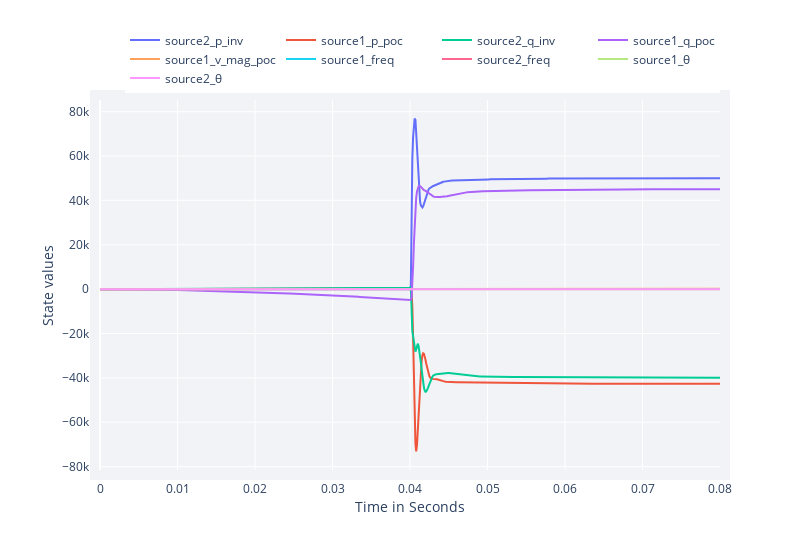

Notebook source saved alongside this figure:
### Markdown cell above
_______________________________________________________________________________
### Rendering

### Code cell
RenderHookResults(hook = hook, 
                    states_to_plot  = [], 
                    actions_to_plot = [],  
                    v_mag_poc       = [1],   # Scaled L₂ norm in αβγ coordinates [V]
                    power_p_inv     = [2],   # Real power [Watts]
                    power_q_inv     = [2],   # Imaginary power [VAi]
                    power_p_poc     = [1],   # Real power [Watts]
                    power_q_poc     = [1],   # Imaginary power [VAi]
                    angles          = [1 2], # Relative angle [degrees]
                    freq            = [1 2], # Angular velocity [Hz]
                    )

### Figure 1 — Plotly figure (JSON) as saved in the notebook; plotly's stock layout.template omitted (floating-point values rounded to 4 significant figures; data arrays with more than 128 entries replaced by an {"elided": "..."} marker saying what was removed)
{"data": [{"mode": "lines", "name": "source2_p_inv", "type": "scatter", "x": {"elided": "801 float values"}, "y": {"elided": "801 float values"}}, {"mode": "lines", "name": "source1_p_poc", "type": "scatter", "x": {"elided": "801 float values"}, "y": {"elided": "801 float values"}}, {"mode": "lines", "name": "source2_q_inv", "type": "scatter", "x": {"elided": "801 float values"}, "y": {"elided": "801 float values"}}, {"mode": "lines", "name": "source1_q_poc", "type": "scatter", "x": {"elided": "801 float values"}, "y": {"elided": "801 float values"}}, {"mode": "lines", "name": "source1_v_mag_poc", "type": "scatter", "x": {"elided": "801 float values"}, "y": {"elided": "801 float values"}}, {"mode": "lines", "name": "source1_freq", "type": "scatter", "x": {"elided": "801 float values"}, "y": {"elided": "801 float values"}}, {"mode": "lines", "name": "source2_freq", "type": "scatter", "x": {"elided": "801 float values"}, "y": {"elided": "801 float values"}}, {"mode": "lines", "name": "source1_θ", "type": "scatter", "x": {"elided": "801 float values"}, "y": {"elided": "801 float values"}}, {"mode": "lines", "name": "source2_θ", "type": "scatter", "x": {"elided": "801 float values"}, "y": {"elided": "801 float values"}}], "layout": {"height": 550, "legend": {"orientation": "h", "x": 1, "xanchor": "right", "y": 1.02, "yanchor": "bottom"}, "margin": {"b": 80, "l": 100, "pad": 10, "r": 80, "t": 100}, "plot_bgcolor": "#f1f3f7", "width": 800, "xaxis": {"title": {"text": "Time in Seconds"}}, "yaxis": {"title": {"text": "State values"}}, "yaxis2": {"overlaying": "y", "side": "right", "title": "Action values", "titlefont": {"color": "orange"}}}}
